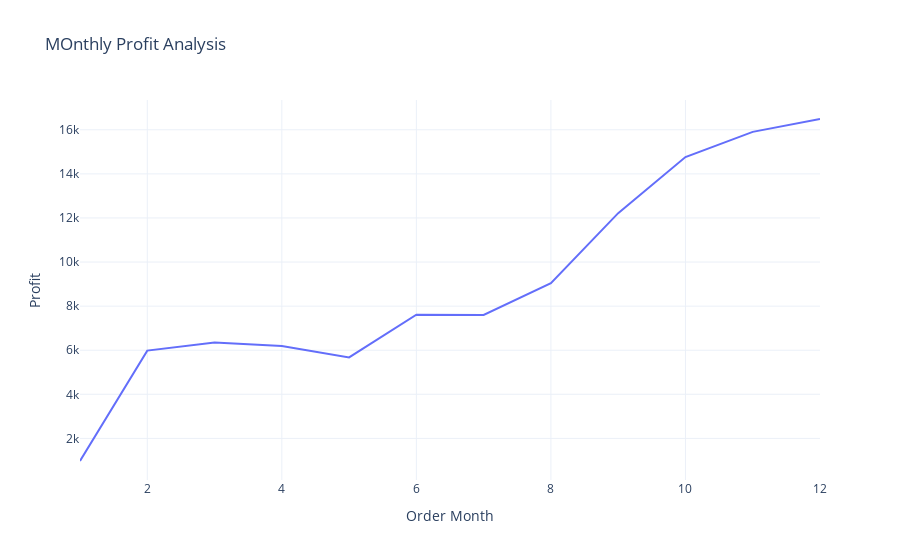

Source (notebook cell):
### Code cell
fig = px.line(profit_by_month, x = "Order Month", y="Profit",title="MOnthly Profit Analysis")
fig.show()

### Figure 1 — Plotly figure (JSON) as saved in the notebook; plotly's stock layout.template omitted (floating-point values rounded to 4 significant figures)
{"data": [{"hovertemplate": "Order Month=%{x}<br>Profit=%{y}<extra></extra>", "legendgroup": "", "line": {"color": "#636efa", "dash": "solid"}, "marker": {"symbol": "circle"}, "mode": "lines", "name": "", "orientation": "v", "showlegend": false, "type": "scatter", "x": [1, 2, 3, 4, 5, 6, 7, 8, 9, 10, 11, 12], "xaxis": "x", "y": [974.1, 5982.0, 6349.0, 6194.0, 5675.0, 7611.0, 7597.0, 9045.0, 12220.0, 14760.0, 15900.0, 16490.0], "yaxis": "y"}], "layout": {"legend": {"tracegroupgap": 0}, "title": {"text": "MOnthly Profit Analysis"}, "xaxis": {"anchor": "y", "domain": [0, 1], "title": {"text": "Order Month"}}, "yaxis": {"anchor": "x", "domain": [0, 1], "title": {"text": "Profit"}}}}
